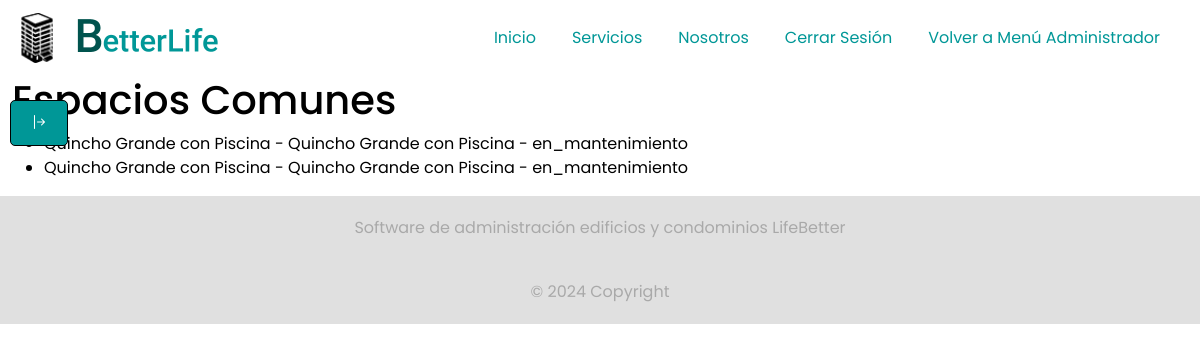
The page /listar_espacios_comunes/ (signed in) on the database its author committed.
### LifeBetterApp/models.py (models this page shows, shortened)
class EspacioComun(models.Model):
    id_ec = models.AutoField(primary_key=True)
    nombre_ec = models.CharField(max_length=60)
    descripcion_ec = models.CharField(max_length=60)
    capacidad_ec = models.IntegerField()
    estado_ec = models.CharField(max_length=20, choices=[
        ('disponible', 'Disponible'),
        ('reservado', 'Reservado'),
        ('en_mantenimiento', 'En Mantenimiento'),
    ], default='disponible')
    class Meta:
        db_table = 'espacio_comun'
        verbose_name = 'Espacio Común'
        verbose_name_plural = 'Espacios Comunes'

### LifeBetterApp/views.py (the view)
# urls.py: path('listar_espacios_comunes/', views.listar_espacios_comunes, name='listar_espacios_comunes'),
@login_required
def listar_espacios_comunes(request):
    espacios = EspacioComun.objects.all()
    return render(request, 'administrador/listar_espacios_comunes.html', {'espacios': espacios})

### LifeBetterApp/templates/administrador/listar_espacios_comunes.html (shortened to what this page needs)
{% extends "../index.html" %}
{% load static %}
{% block body %}
{% include 'componentes/sidenav.html' %}
  <h1>Espacios Comunes</h1>
  <ul>
    {% for espacio in espacios %}
    <li>{{ espacio.nombre_ec }} - {{ espacio.descripcion_ec }} - {{ espacio.estado_ec }}</li>
    {% endfor %}
  </ul>
{% endblock %}

### LifeBetterApp/static/css/base.css (style rules this page uses)
:root { --primary-color: #009797; --secondary-color: #000000; --background-color: #ffffff; --sidebar-background: #e0e0e0; --text-color: var(--secondary-color); --tertiary-color: #505050; }
body { font-family: 'Poppins', sans-serif; min-height: 100vh; background-color: var(--background-color); color: var(--text-color); transition: background-color 0.5s ease, color 0.5s ease; }

### rows shown on the page
EspacioComun: nombre_ec "Quincho Grande con Piscina", descripcion_ec "Quincho Grande con Piscina", estado_ec "en_mantenimiento"
EspacioComun: nombre_ec "Quincho Grande con Piscina", descripcion_ec "Quincho Grande con Piscina", estado_ec "en_mantenimiento"
